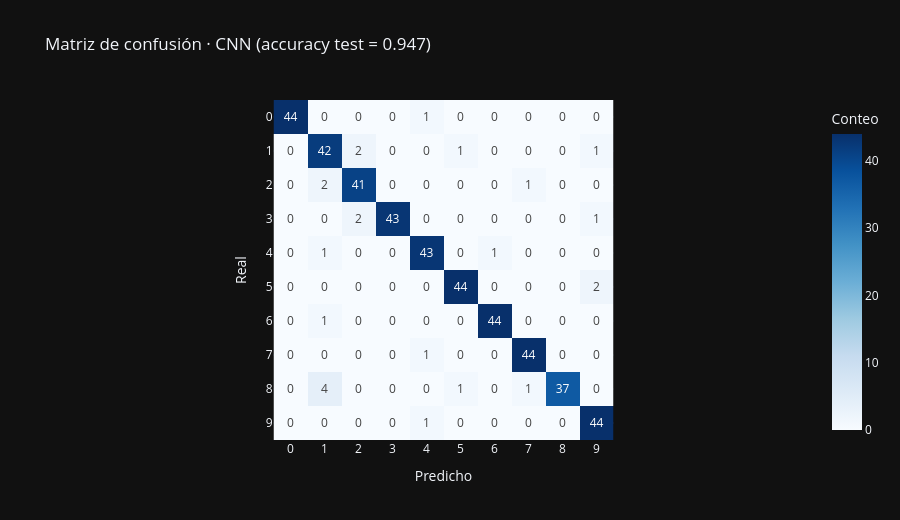

This figure's notebook cell:
### Code cell
# 4b · Matriz de confusión de la CNN (Plotly heatmap)
cm = confusion_matrix(yte, cnn_pred)
fig = px.imshow(cm, text_auto=True, color_continuous_scale='Blues',
                labels=dict(x='Predicho', y='Real', color='Conteo'),
                x=[str(d) for d in range(10)], y=[str(d) for d in range(10)],
                title=f'Matriz de confusión · CNN (accuracy test = {acc_cnn:.3f})')
fig.update_layout(height=520, coloraxis_showscale=True)
fig.show()

# Resumir los errores fuera de la diagonal (qué se confunde con qué)
errs = [(yte_lbl, pred_lbl, int(cm[yte_lbl, pred_lbl]))
        for yte_lbl in range(10) for pred_lbl in range(10)
        if yte_lbl != pred_lbl and cm[yte_lbl, pred_lbl] > 0]
errs.sort(key=lambda t: -t[2])
print('Confusiones más frecuentes (real → predicho : conteo):')
for real, pred, n in errs[:6]:
    print(f'  {real} → {pred} : {n}')
print(f'Total de errores de la CNN en test: {(cnn_pred != yte).sum()} de {len(yte)}')

### Figure 1 — Plotly figure (JSON) as saved in the notebook; plotly's stock layout.template omitted (floating-point values rounded to 4 significant figures)
{"data": [{"coloraxis": "coloraxis", "hovertemplate": "Predicho: %{x}<br>Real: %{y}<br>Conteo: %{z}<extra></extra>", "name": "0", "texttemplate": "%{z}", "type": "heatmap", "x": ["0", "1", "2", "3", "4", "5", "6", "7", "8", "9"], "xaxis": "x", "y": ["0", "1", "2", "3", "4", "5", "6", "7", "8", "9"], "yaxis": "y", "z": [[44, 0, 0, 0, 1, 0, 0, 0, 0, 0], [0, 42, 2, 0, 0, 1, 0, 0, 0, 1], [0, 2, 41, 0, 0, 0, 0, 1, 0, 0], [0, 0, 2, 43, 0, 0, 0, 0, 0, 1], [0, 1, 0, 0, 43, 0, 1, 0, 0, 0], [0, 0, 0, 0, 0, 44, 0, 0, 0, 2], [0, 1, 0, 0, 0, 0, 44, 0, 0, 0], [0, 0, 0, 0, 1, 0, 0, 44, 0, 0], [0, 4, 0, 0, 0, 1, 0, 1, 37, 0], [0, 0, 0, 0, 1, 0, 0, 0, 0, 44]]}], "layout": {"coloraxis": {"colorbar": {"title": {"text": "Conteo"}}, "colorscale": [[0.0, "rgb(247,251,255)"], [0.125, "rgb(222,235,247)"], [0.25, "rgb(198,219,239)"], [0.375, "rgb(158,202,225)"], [0.5, "rgb(107,174,214)"], [0.625, "rgb(66,146,198)"], [0.75, "rgb(33,113,181)"], [0.875, "rgb(8,81,156)"], [1.0, "rgb(8,48,107)"]], "showscale": true}, "height": 520, "title": {"text": "Matriz de confusión · CNN (accuracy test = 0.947)"}, "xaxis": {"anchor": "y", "constrain": "domain", "domain": [0.0, 1.0], "scaleanchor": "y", "title": {"text": "Predicho"}}, "yaxis": {"anchor": "x", "autorange": "reversed", "constrain": "domain", "domain": [0.0, 1.0], "title": {"text": "Real"}}}}
